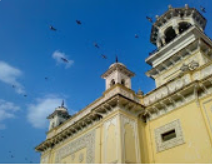
#> input picture pic/home.png, 212 x 164 px, found by its file name
$ python histogram.py
#> lines starting #> are read from the running program, lines starting #| are printed output that depends on the picture; after the words box and inside, x2 and y2 are one past the last pixel; in counts of white or black regions, pixels touching at a corner belong together
import numpy as np
import cv2 as cv
from matplotlib import pyplot as plt
# [31 lines of commented-out code are left out]

img = cv.imread('pic/home.png')
#> img is the input picture: shape (164, 212, 3); mean B, G, R 140.6, 123.9, 92.1

hsv = cv.cvtColor(img,cv.COLOR_BGR2HSV)
#> hsv: shape (164, 212, 3); mean H, S, V 68, 142.7, 162.3

hist = cv.calcHist([hsv],[0,1],None,[180,256],[0,180,0,256])
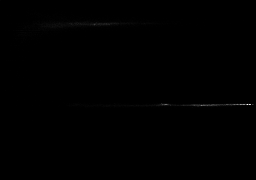
#> hist: shape (180, 256) float32; min 0, max 491, mean 0.8; drawn with min black and max white

#using cv.imshow will express by gray graph
plt.figure()
plt.imshow(hsv)
plt.figure()
plt.imshow(hist,interpolation='nearest')
plt.colorbar()
plt.show()
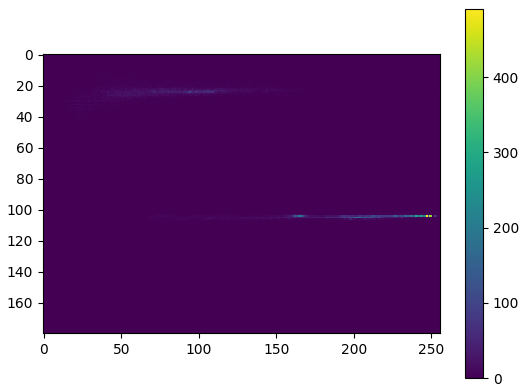
#> figure drawn by matplotlib, 2 panels

#back projection based on histogram
